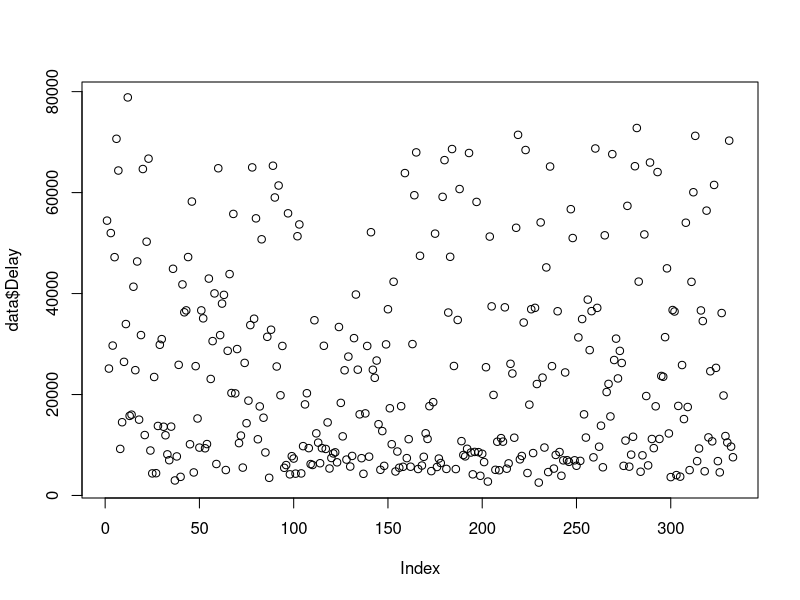
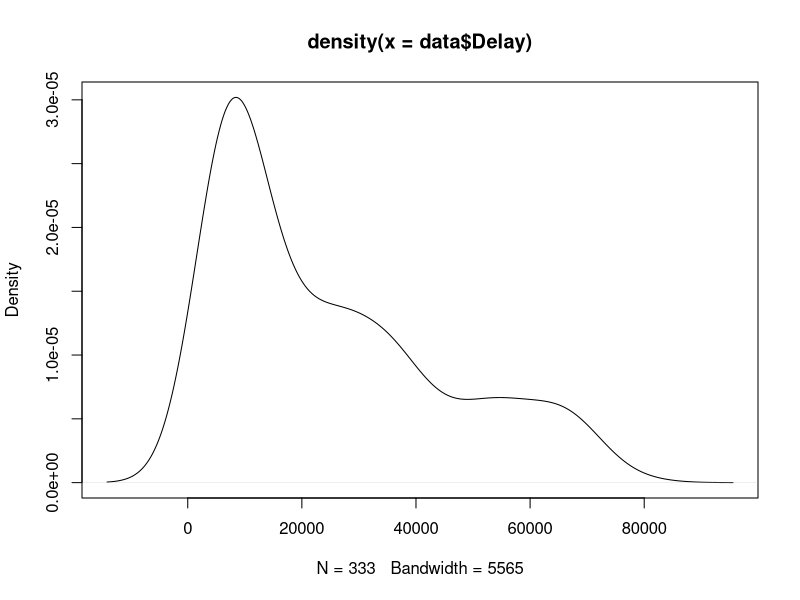
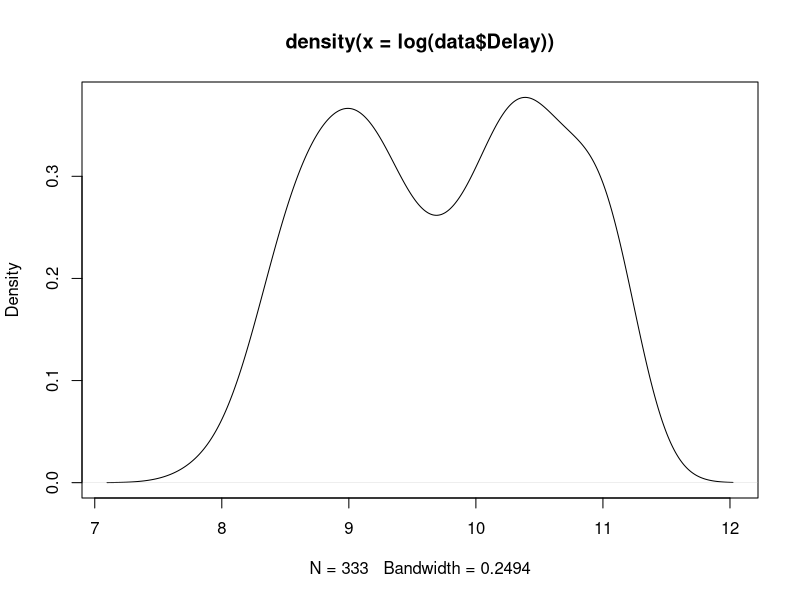
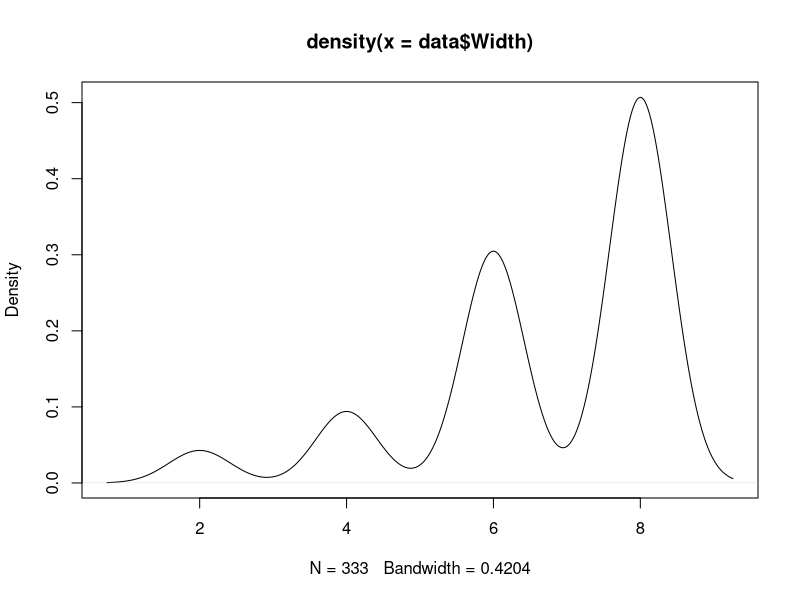
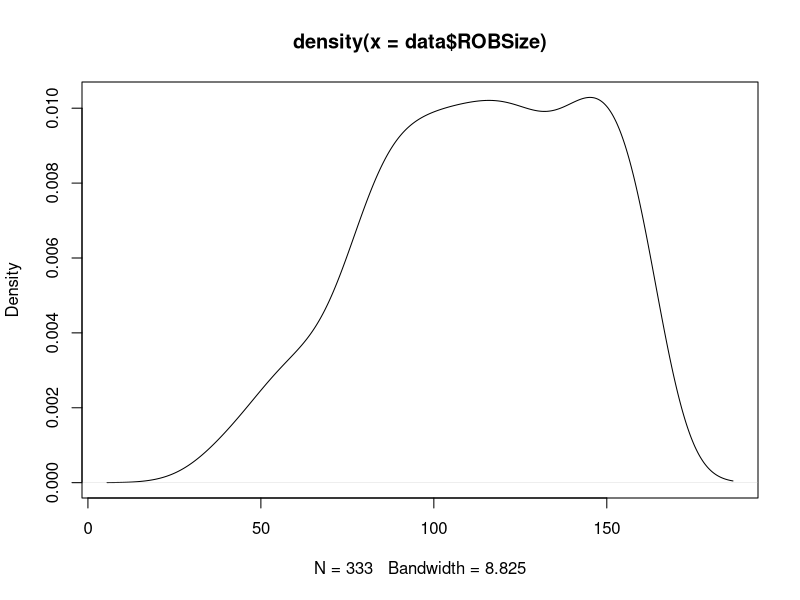
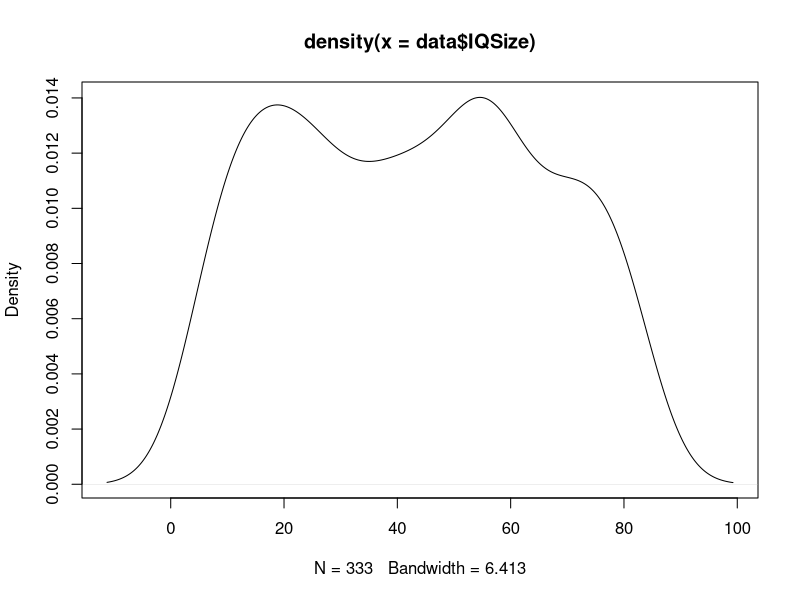
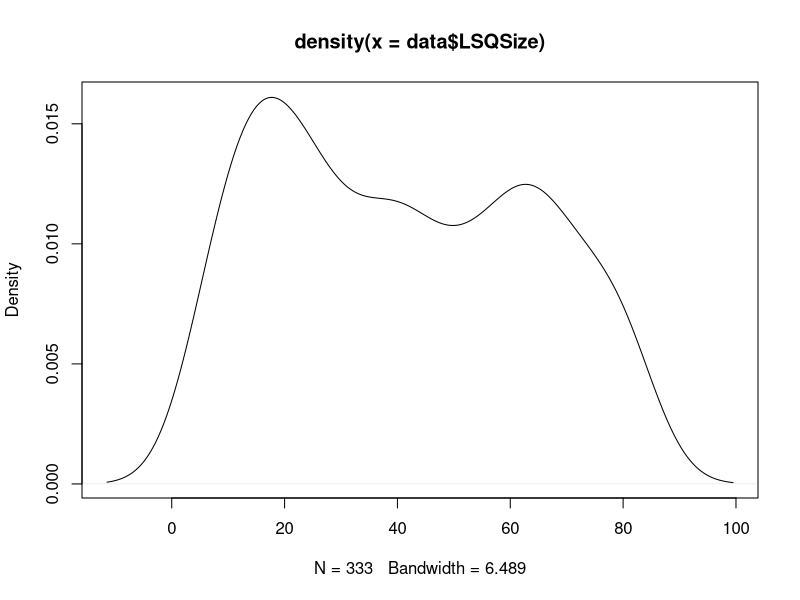
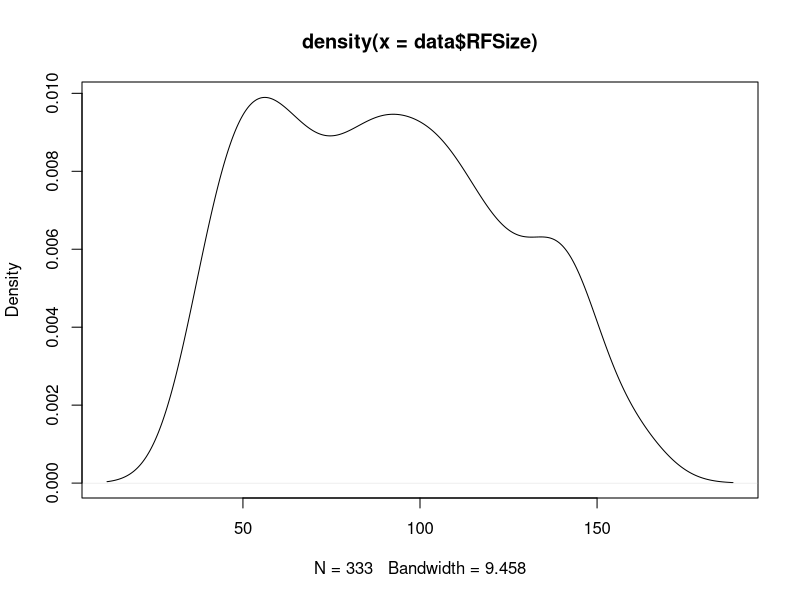

Write the R code that produced these figures, in order.
## ---- chunk 1
data <- read.table('../data/training.csv', sep=",")
preds = c("Width", "ROBSize", "IQSize","LSQSize","RFSize","RFReadPorts","RFWritePorts","GshareSize",
  "BTBSize","BranchesAllowed","L1Icache","L1Dcache","L2Ucache","Depth")
vars = c(preds,"Delay")
names(data) = vars
## ---- chunk 2
plot(data$Delay)
plot(density(data$Delay))
plot(density(log(data$Delay)))
plot(density(data$Width))
plot(density(data$ROBSize))
plot(density(data$IQSize))
plot(density(data$LSQSize))
plot(density(data$RFSize))
plot(density(data$RFReadPorts))
plot(density(data$RFWritePorts))
plot(density(data$GshareSize))
plot(density(data$BTBSize))
plot(density(data$BranchesAllowed))
plot(density(data$L1Icache))
plot(density(data$L1Dcache))
plot(density(data$L2Ucache))
plot(density(data$Depth))
## ---- chunk 3
require(party)
require(lattice)
data.forest <- cforest(Delay~., data=data[, vars])
data.varimp <- sort(varimp(data.forest))
dotplot(data.varimp)
data.tree <- ctree(Delay~., data=data[, vars])
plot(data.tree)
## ---- chunk 4
     plot(data$Delay~data$L2Ucache)
     plot(log(data$Delay)~data$L2Ucache)
     plot(data$Delay~data$Depth)
     plot(log(data$Delay)~data$Depth)
## ---- chunk 5
#root mean square error
rmse <- function(y, yhat) {
  return(sqrt(mean((y-yhat)^2)))
}
     
#cross validation using RMSE
#returns mean of the k RMSEs
crossValidateLM <- function(formula, fullData, k=10) {
  group <- sample(1:k, nrow(fullData), replace=TRUE)
  #groupedData <- split(fullData,groups)
  responseVariable <- all.vars(formula)[1]
  errors <- c()
  for(i in 1:k) {
    model <- lm(formula, data=fullData[group!=i,])
    predictions <- predict(model, fullData[group==i,])
    errors <- c(errors, rmse(data[group==i,c(responseVariable)], predictions))
  }
  return(mean(errors))
}
## ---- chunk 6
formula = as.formula("Delay~.")
data.lm <- lm(formula, data=data)
summary(data.lm)
crossValidateLM(formula,data)
     
formula = as.formula("log(Delay)~.")
data.lm <- lm(formula, data=data)
summary(data.lm)
crossValidateLM(formula,data)
## ---- chunk 7
# formula = as.formula("Delay)~
#          Width+
#          ROBSize+
#          IQSize+
#          LSQSize+
#          RFSize+
#          RFReadPorts+
#          RFWritePorts+
#          GshareSize+
#          BTBSize+
#          BranchesAllowed+
#          L1Icache+
#          L1Dcache+
#          L2Ucache+
#          Depth")
formula = as.formula("Delay~
               IQSize+
               RFSize+
               BranchesAllowed+
               Depth+
               L2Ucache")
simple.lm <- lm(formula, data=data)
summary(simple.lm)
crossValidateLM(formula,data)


formula = as.formula("log(Delay)~
               IQSize+
               RFSize+
               BranchesAllowed+
               Depth+
               L2Ucache")
simpleLog.lm <- lm(formula, data=data)
summary(simpleLog.lm)
crossValidateLM(formula,data)

formula = as.formula("Delay~
               IQSize+
               poly(RFSize,2)+
               BranchesAllowed+
               Depth+
               Depth:I(log(L2Ucache))")
complex.lm <- lm(formula, data=data)
summary(complex.lm)
crossValidateLM(formula,data)

plot(data$Delay, data$RFSize)
## ---- chunk 8
validation <- read.table("../data/validation.csv", sep=",")
names(validation) <- preds
write.table(predict(simple.lm,validation), file="valPredLMSimple.csv", row.names=FALSE, col.names=FALSE)
write.table(predict(simpleLog.lm,validation), file="valPredLMSimpleLog.csv", row.names=FALSE, col.names=FALSE)
write.table(predict(complex.lm,validation), file="valPredLMComplex.csv", row.names=FALSE, col.names=FALSE)
